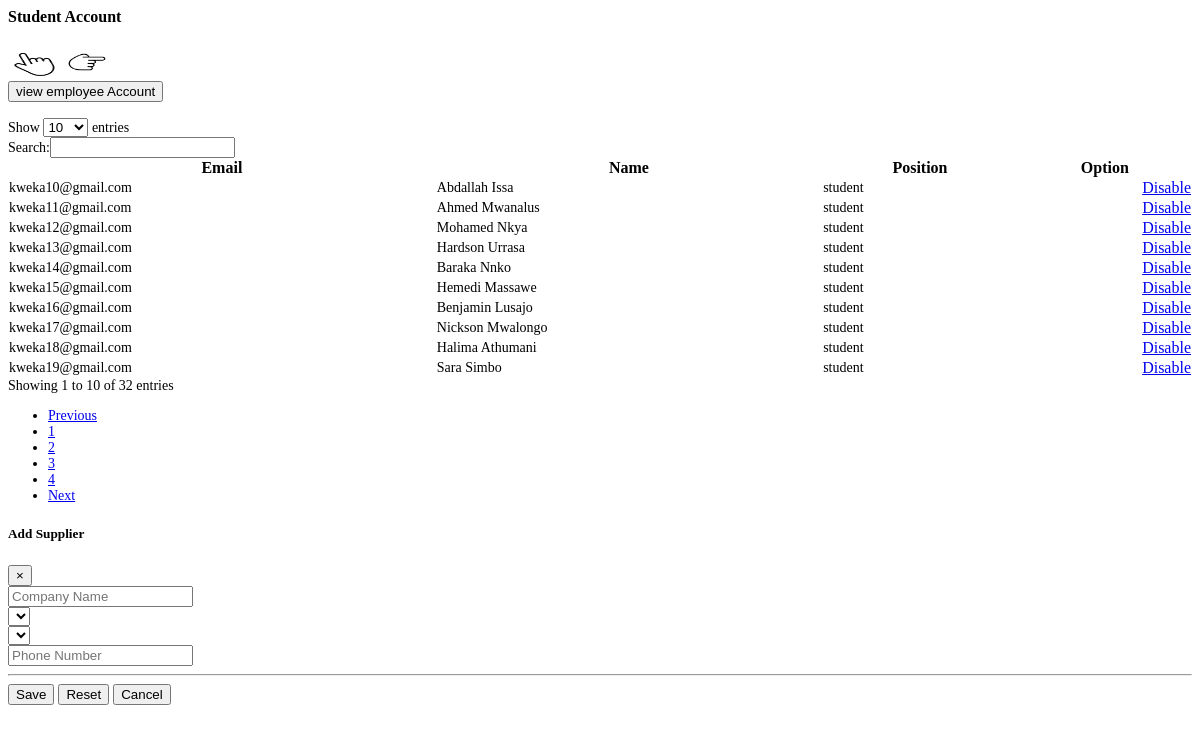
The app's page /pages/saccounts.php (signed in) with its own data.
### tables this page shows
CREATE TABLE `student` (
  `regno` varchar(30) NOT NULL,
  `fname` varchar(50) NOT NULL,
  `mname` varchar(50) DEFAULT NULL,
  `lname` varchar(50) NOT NULL,
  `depertmentID` varchar(20) DEFAULT NULL,
  `programID` varchar(20) DEFAULT NULL,
  `year` year(4) NOT NULL,
  `level` varchar(11) NOT NULL,
  `email` varchar(55) DEFAULT NULL,
  `file` varchar(110) NOT NULL,
  `gender` varchar(8) DEFAULT NULL,
  `state` varchar(20) NOT NULL,
  `regDate` varchar(25) NOT NULL,
  `phoneno` int(11) NOT NULL
);

CREATE TABLE `status` (
  `statusID` int(11) NOT NULL,
  `statusName` varchar(20) NOT NULL,
  `email` varchar(55) NOT NULL,
  `lstate` varchar(20) NOT NULL DEFAULT 'enabled'
);

### pages/saccounts.php (the view, shortened to what this page needs)
<div id='ajaxorg'>
    <head>
        <link rel='stylesheet' href='../vendor/datatables/dataTables.bootstrap4.mina.css'>
        <link rel='stylesheet' href='../css/animate.css'>
    </head>
    <?php
include '../includes/connection.php';
        ?>
    <div id='stdld'>
        <div class="card shadow mb-4">
            <div class="card-header py-3">
                <form action='' method='post'>
                    <div class='row'>
                        <div class="form-group col-sm-3">
                            <h4 class="m-2 font-weight-bold text-primary"> Student Account
                            </h4>
                        </div>
                        <div class="form-group col-sm-3">
                            <div class='animate'>
                                <img src='../img/click.gif' class='disabl' id="diva">
                                <img src='../img/moving.png' class='disabl' id="diva2">
                            </div>
                        </div>
                        <div class="form-group col-sm-5">
                            <input type='button' id='std1' class="btn btn-primary bg-gradient-primary"
                                value='view employee Account'>
                        </div>
                    </div>
                </form>
            </div>
            <div class="card-body">
                <div class="table-responsive" style="font-size:14px">
                    <table class="table table-bordered" id="dataTable" width="100%" cellspacing="0">
                        <thead>
                            <tr>
                                <th>Email</th>
                                <th>Name</th>
                                <th>Position</th>
                                <th>Option</th>
                            </tr>
                        </thead>
                        <tbody>
                            <?php
$query = 'SELECT regno, e.email, fname, lname, s.statusName, s.lstate FROM student e join status s on s.email=e.email';
$result = mysqli_query($db, $query) or die(mysqli_error($db));
while ($row = mysqli_fetch_assoc($result)) {
    echo '<tr>';
    echo '<td style="font-size:14px">' . $row['email'] . '</td>';
    echo '<td style="font-size:14px">' . $row['fname'] . ' ' . $row['lname'] . '</td>';
    echo '<td style="font-size:14px">' . $row['statusName'] . '</td>';
    if ($row['lstate'] == 'enabled') {echo '<td align="right"> <div class="btn-group">
                              <a type="button" class="btn btn-primary bg-gradient-primary" href="sup_searchfrm.php?action=edit & id=' . $row['email'] . '"><i class="fas fa-fw fa-list-alt"></i>Disable</a>
                            </td>';
    } else {
        echo '<td align="right" style="font-size:14px"> <div class="btn-group">
                              <a type="button" class="btn btn-primary bg-gradient-primary" href="sup_searchfrm.php?action=edit & id=' . $row['email'] . '"><i class="fas fa-fw fa-list-alt"></i>enable</a>
                           </td>';
    }
    echo '</tr> ';
}
?>
                        </tbody>
                    </table>
                </div>
            </div>
        </div>
    </div>
    <div class="modal fade" id="supplierModal" tabindex="-1" role="dialog" aria-labelledby="exampleModalLabel"
        aria-hidden="true">
        <div class="modal-dialog" role="document">
            <div class="modal-content">
                <div class="modal-header">
                    <h5 class="modal-title" id="exampleModalLabel">Add Supplier</h5>
                    <button class="close" type="button" data-dismiss="modal" aria-label="Close">
                        <span aria-hidden="true">×</span>
                    </button>
                </div>
                <div class="modal-body">
                    <form role="form" method="post" action="sup_transac.php?action=add">
                        <div class="form-group">
                            <input class="form-control" placeholder="Company Name" name="companyname" required>
                        </div>
                        <div class="form-group">
                            <select class="form-control" id="province" placeholder="Province" name="province"
                                required></select>
                        </div>
                        <div class="form-group">
                            <select class="form-control" id="city" placeholder="City" name="city" required></select>
                        </div>
                        <div class="form-group">
                            <input class="form-control" placeholder="Phone Number" name="phonenumber" required>
                        </div>
                        <hr>
                        <button type="submit" class="btn btn-success"><i class="fa fa-check fa-fw"></i>Save</button>
                        <button type="reset" class="btn btn-danger"><i class="fa fa-times fa-fw"></i>Reset</button>
                        <button class="btn btn-secondary" type="button" data-dismiss="modal">Cancel</button>
                    </form>
                </div>
            </div>
        </div>
    </div>
    <body>
    </body>

### records on screen
student: email "kweka10@gmail.com", fname "Abdallah", lname "Issa", status.statusName "student"
student: email "kweka11@gmail.com", fname "Ahmed", lname "Mwanalus", status.statusName "student"
student: email "kweka12@gmail.com", fname "Mohamed", lname "Nkya", status.statusName "student"
student: email "kweka13@gmail.com", fname "Hardson", lname "Urrasa", status.statusName "student"
student: email "kweka14@gmail.com", fname "Baraka", lname "Nnko", status.statusName "student"
student: email "kweka15@gmail.com", fname "Hemedi", lname "Massawe", status.statusName "student"
student: email "kweka16@gmail.com", fname "Benjamin", lname "Lusajo", status.statusName "student"
student: email "kweka17@gmail.com", fname "Nickson", lname "Mwalongo", status.statusName "student"
student: email "kweka18@gmail.com", fname "Halima", lname "Athumani", status.statusName "student"
student: email "kweka19@gmail.com", fname "Sara", lname "Simbo", status.statusName "student"
